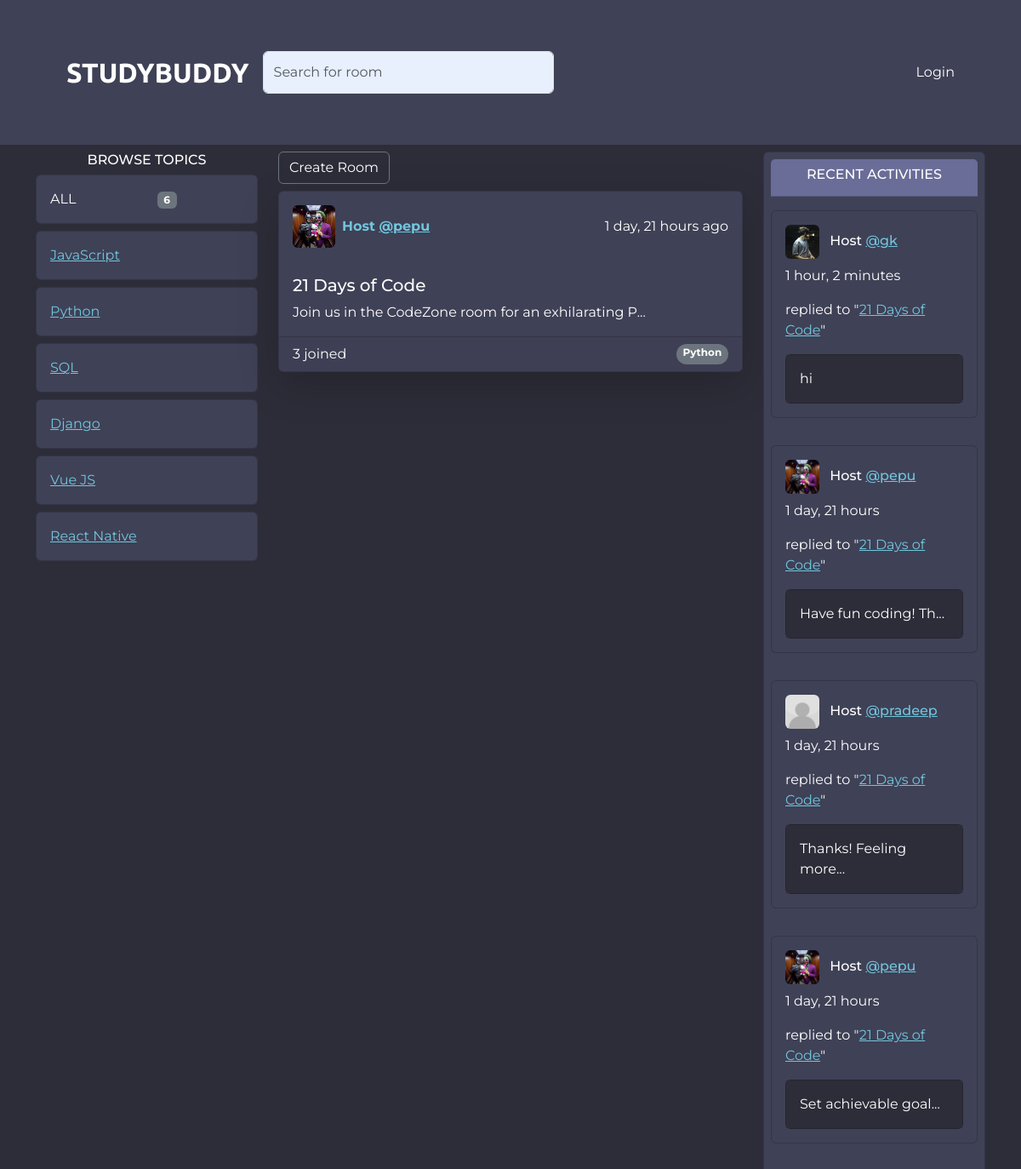
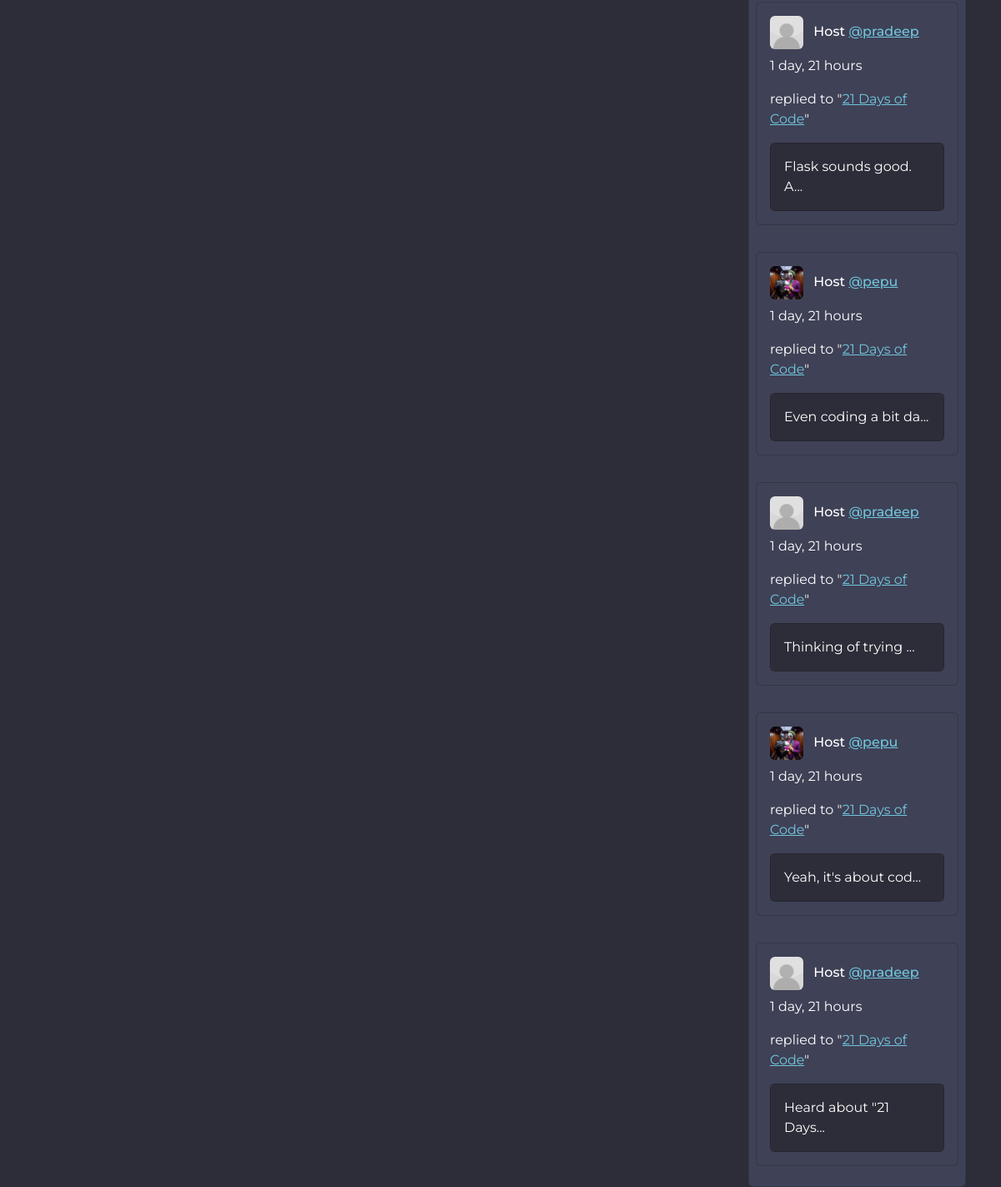
Page /?q=Python on the committed database (2 pictures, top to bottom).
### base/models.py (models this page shows, shortened)
class Topic(models.Model):
    name = models.CharField(max_length=100)

class Room(models.Model):
    name =  models.CharField(max_length=100)
    topic = models.ForeignKey(Topic, on_delete=models.SET_NULL, null=True)
    description=  models.TextField(blank=True, null=True)
    host = models.ForeignKey(User, on_delete=models.SET_NULL, null=True)
    participants = models.ManyToManyField(User, related_name='participants', blank=True)
    updated = models.DateTimeField(auto_now=True)
    created = models.DateTimeField(auto_now_add=True)
    class Meta:
        ordering = ['-updated', '-created']
    def __str__(self) -> str:
        return self.description[:50]

class User(AbstractUser):
    name = models.CharField(max_length=100, null = True)
    email = models.EmailField(unique=True)
    bio = models.TextField(blank=True, null=True)
    avatar = models.ImageField(blank=True, null=True, default='profile.jpg')
    USERNAME_FIELD = 'email'
    REQUIRED_FIELDS = []

class Message(models.Model):
    user = models.ForeignKey(User, on_delete=models.CASCADE)
    room = models.ForeignKey(Room, on_delete=models.CASCADE)
    body = models.TextField(blank = True, null=True)
    updated = models.DateTimeField(auto_now=True)
    created = models.DateTimeField(auto_now_add=True)
    class Meta:
        ordering = ['-updated', '-created']

### base/views.py (the view)
# urls.py: path('', views.home, name='home'),
def home(request):
    q = request.GET.get('q') if request.GET.get('q') != None else ''
    rooms = Room.objects.filter(Q( topic__name__icontains=q ) |
                                Q(name__icontains=q) |
        Q(description__icontains=q))
    topics = Topic.objects.all()
    messages = Message.objects.filter(Q(room__topic__name__icontains=q)).order_by('-id')[:10]
    return render(request, 'base/home.html', {"rooms": rooms, 'topics': topics, 'messages': messages})

### base/templates/base/home.html (shortened to what this page needs)
{% extends 'main.html' %}
{% block content %}
<div class="container">
    <div class="row">
        <div class="col-lg-3 col-md-3 mt-2">
            <h6 class="text-center" style="font-weight: 500; color: #fff;">BROWSE TOPICS</h6 class="text-center">
            <div class="card" style="background-color: #3f4156;">
                <div class="card-body" >
                    <div class="row">
                        <div class="col" style="color: #fff;">
                            ALL
                        </div>
                        <div class="col text-right">
                            <span style="color: #fff;" class="badge text-bg-secondary">{{ topics.all.count }}</span>
                        </div>
                    </div>
                </div>
            </div>
            {% include 'base/topic_component.html' %}
        </div>
        <div class="col-lg-6 col-md-6 mt-2">
            <a class="btn btn-outline-secondary" style="color: #fff; color:#fff" href="{% url 'create_rooms' %}">Create Room</a>
            {% include 'base/room_component.html' %}
        </div>
        <div class="col-lg-3 col-md-3 mt-2">
            <div class="card p-2" style="background-color: #3f4156;">
                <div class="card-header" style="background-color: #696d97;">
                   <h6 class="text-center" style="font-weight: 500; color: #fff;" >RECENT ACTIVITIES</h6 class="text-center">
                </div>
                {% include 'base/activity_component.html' %}
            </div>
        </div>
    </div>
</div>
{% endblock %}

### base/templates/base/topic_component.html
{% for topic in topics %}
<div class="card mt-2" style="background-color: #3f4156;">
    <div class="card-body">
         <a href="{% url 'home' %}?q={{topic.name}}" style="color: #71c6dd;">{{ topic.name }}</a>
        </div>
    </div>
    {% endfor %}

### base/templates/base/room_component.html (shortened to what this page needs)
{% for room in rooms %}
<div class="card mt-2 mb-2  shadow shadow-lg" style="background-color:#3f4156;">
    <div class="card-body d-flex justify-content-between align-items-center">
        <img src="{{ room.host.avatar.url }}" style="width: 50px; height: 50px;"  class="rounded me-2" alt="...">
        <span class="text text-bold"><strong style="color: #71c6dd;">Host <a href="{% url  'user_profile' room.host.id %}" style="color: #71c6dd;" >@{{ room.host.username }}</a></strong></span>
        <span class="ms-auto" style="color: #fff;">{{ room.created | timesince }} ago</span>
    </div>
    <div class="card-body">
        <h5 class="card-title"><a href="{% url 'room' room.id %}" style="color: #fff; text-decoration: none;">{{ room.name }}</a></h5>
        <p class="card-text" style="color: #fff;">{{ room }}...</p>
    </div>
    <div class="card-footer text-muted d-flex justify-content-between">
        <span style="color: #fff;">{{ room.participants.all.count }} joined</span>
        <span class="badge rounded-pill text-bg-secondary">{{room.topic.name}}</span>
    </div>
</div>
{% endfor %}

### base/templates/base/activity_component.html
{% for message in messages %}
<div class="card mt-3 mb-3 " style="background-color: #3f4156;">
  <div class="card-body ">
      <h6 class="card-title" style="color: #fff;"><img src="{{ message.user.avatar.url}}" style=" width: 40px; height: 40px; " class="rounded me-2" alt="..."> Host <a href="{% url 'user_profile' message.user.id %}" style="color: #71c6dd;">@{{ message.user.username }}</a></h6>
      <p style="color: #fff;" >{{ message.created | timesince }}</p>
      <p class="card-text" style="color: #fff;">replied to "<a href="{% url 'room' message.room.id %}" style="color: #71c6dd;">{{ message.room.name | slice:":15" }}{%  if message.room.name|length > 20 %}...{% endif %}</a>"</p>
      <div class="card" style="background-color: #2d2d39; color:#2d2d39;">
        <div class="card-body" style="background-color: #2d2d39;">
          <span style="color: #fff">{{ message.body|slice:":20" }}{% if message.body|length > 20 %}...{% endif %}</span>
        </div>
      </div>
  </div>
</div>
{% endfor %}

### rows in the picture
Topic: name "JavaScript"
Topic: name "Python"
Topic: name "SQL"
Topic: name "Django"
Topic: name "Vue JS"
Topic: name "React Native"
Room: host.avatar (picture), host.username "pepu", created "1 day, 21 hours", name "21 Days of Code", description "Join us in the CodeZone room for an exhilarating P", participants.all.count "3", topic.name "Python"
Message: user.avatar (picture), user.username "gk", created "1 hour, 2 minutes", room.name "21 Days of Code", body "hi"
Message: user.avatar (picture), user.username "pepu", created "1 day, 21 hours", room.name "21 Days of Code", body "Have fun coding! Th"
Message: user.avatar (placeholder picture), user.username "pradeep", created "1 day, 21 hours", room.name "21 Days of Code", body "Thanks! Feeling more"
Message: user.avatar (picture), user.username "pepu", created "1 day, 21 hours", room.name "21 Days of Code", body "Set achievable goal"
Message: user.avatar (placeholder picture), user.username "pradeep", created "1 day, 21 hours", room.name "21 Days of Code", body "Flask sounds good. A"
Message: user.avatar (picture), user.username "pepu", created "1 day, 21 hours", room.name "21 Days of Code", body "Even coding a bit da"
Message: user.avatar (placeholder picture), user.username "pradeep", created "1 day, 21 hours", room.name "21 Days of Code", body "Thinking of trying"
Message: user.avatar (picture), user.username "pepu", created "1 day, 21 hours", room.name "21 Days of Code", body "Yeah, it's about cod"
Message: user.avatar (placeholder picture), user.username "pradeep", created "1 day, 21 hours", room.name "21 Days of Code", body "Heard about \"21 Days"

### other values in the picture
{{ topics.all.count }} "6"
